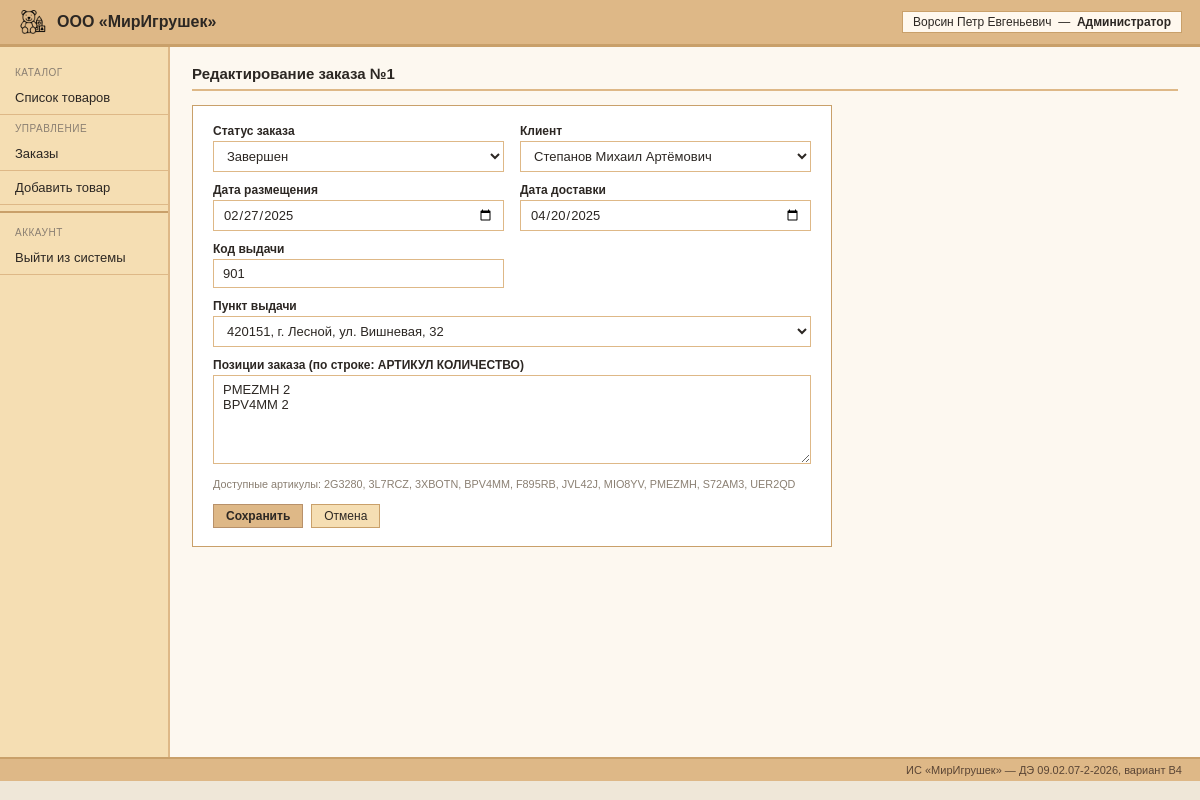
/index.php?page=order_edit&id=1 (signed in), run on the app's committed database.
### tables this page shows
CREATE TABLE orders (
  id         INT AUTO_INCREMENT PRIMARY KEY,
  placed_on  DATE,
  deliver_on DATE,
  spot_id    INT,
  user_id    INT,
  claim_code VARCHAR(20),
  status_id  INT NOT NULL,
  CONSTRAINT fk_ord_spot   FOREIGN KEY (spot_id)   REFERENCES pickup_pts(id),
  CONSTRAINT fk_ord_user   FOREIGN KEY (user_id)   REFERENCES accounts(id),
  CONSTRAINT fk_ord_status FOREIGN KEY (status_id) REFERENCES statuses(id)
);

CREATE TABLE statuses (
  id   INT AUTO_INCREMENT PRIMARY KEY,
  name VARCHAR(50) NOT NULL UNIQUE
);

CREATE TABLE accounts (
  id        INT AUTO_INCREMENT PRIMARY KEY,
  role_id   INT NOT NULL,
  full_name VARCHAR(200) NOT NULL,
  login     VARCHAR(150) NOT NULL UNIQUE,
  password  VARCHAR(150) NOT NULL,
  CONSTRAINT fk_acc_role FOREIGN KEY (role_id) REFERENCES roles(id)
);

CREATE TABLE pickup_pts (
  id      INT AUTO_INCREMENT PRIMARY KEY,
  address VARCHAR(255) NOT NULL
);

### web/db.php (called while the page is built, shortened)
<?php
function db(): PDO {
    static $pdo = null;
    if ($pdo === null) {
        $pdo = new PDO(
            'mysql:host=' . DB_HOST . ';dbname=' . DB_NAME . ';charset=utf8mb4',
            DB_USER, DB_PASS,
            [
                PDO::ATTR_ERRMODE            => PDO::ERRMODE_EXCEPTION,
                PDO::ATTR_DEFAULT_FETCH_MODE => PDO::FETCH_ASSOC,
                PDO::ATTR_EMULATE_PREPARES   => false,
            ]
        );
    }
    return $pdo;
}

### web/pages/order_edit.php (the view, shortened to what this page needs)
<?php
$id     = isset($_GET['id']) ? (int)$_GET['id'] : 0;
$isEdit = $id > 0;
$statuses = db()->query('SELECT id,name FROM statuses ORDER BY id')->fetchAll();
$spots    = db()->query('SELECT id,address FROM pickup_pts ORDER BY id')->fetchAll();
$clients  = db()->query(
    "SELECT a.id, a.full_name FROM accounts a JOIN roles r ON r.id=a.role_id
     WHERE r.name = '" . ROLE_CLIENT . "' ORDER BY a.full_name")->fetchAll();
$skuList  = db()->query('SELECT sku FROM goods ORDER BY sku')->fetchAll(PDO::FETCH_COLUMN);
$o = ['placed_on'=>'','deliver_on'=>'','spot_id'=>$spots[0]['id']??null,
      'user_id'=>$clients[0]['id']??null,'claim_code'=>'','status_id'=>$statuses[0]['id']??1];
$itemsText = '';
if ($isEdit) {
    $st = db()->prepare('SELECT * FROM orders WHERE id=?'); $st->execute([$id]);
    $o = $st->fetch();
    $it = db()->prepare('SELECT sku, qty FROM order_lines WHERE order_id=?'); $it->execute([$id]);
    $itemsText = implode("\n", array_map(fn($r) => $r['sku'].' '.$r['qty'], $it->fetchAll()));
}
?>
<div class="fbox" style="max-width:640px;">
  <form method="post">
    <div class="f2col">
      <div class="frow">
        <label>Статус заказа</label>
        <select name="status_id"><?php foreach ($statuses as $s): ?>
          <option value="<?= (int)$s['id'] ?>" <?= $s['id']==$o['status_id']?'selected':'' ?>><?= e($s['name']) ?></option>
        <?php endforeach; ?></select>
      </div>
      <div class="frow">
        <label>Клиент</label>
        <select name="user_id"><?php foreach ($clients as $c): ?>
          <option value="<?= (int)$c['id'] ?>" <?= $c['id']==$o['user_id']?'selected':'' ?>><?= e($c['full_name']) ?></option>
        <?php endforeach; ?></select>
      </div>
      <div class="frow">
        <label>Дата размещения</label>
        <input type="date" name="placed_on" value="<?= e($o['placed_on']) ?>">
      </div>
      <div class="frow">
        <label>Дата доставки</label>
        <input type="date" name="deliver_on" value="<?= e($o['deliver_on']) ?>">
      </div>
      <div class="frow">
        <label>Код выдачи</label>
        <input type="text" name="claim_code" value="<?= e($o['claim_code']) ?>">
      </div>
    </div>
    <div class="frow">
      <label>Пункт выдачи</label>
      <select name="spot_id"><?php foreach ($spots as $sp): ?>
        <option value="<?= (int)$sp['id'] ?>" <?= $sp['id']==$o['spot_id']?'selected':'' ?>><?= e($sp['address']) ?></option>
      <?php endforeach; ?></select>
    </div>
    <div class="frow">
      <label>Позиции заказа (по строке: <b>АРТИКУЛ КОЛИЧЕСТВО</b>)</label>
      <textarea name="items" rows="5" placeholder="PMEZMH 2&#10;BPV4MM 1"><?= e($itemsText) ?></textarea>
    </div>
    <small style="display:block;margin-bottom:10px;color:#8a7f72;">Доступные артикулы: <?= e(implode(', ', $skuList)) ?></small>
    <div class="factions">
      <button class="btn ok" type="submit"><?= $isEdit ? 'Сохранить' : 'Создать заказ' ?></button>
      <a class="btn" href="index.php?page=orders">Отмена</a>
    </div>
  </form>
</div>

### web/common.php (style rules this page uses)
* { box-sizing: border-box; margin: 0; padding: 0; }
body { font-family: Arial, sans-serif; font-size: 13px; color: #2c2723; background: #efe7d8; }
.btn { display: inline-block; padding: 4px 12px; background: #F5DEB3; border: 1px solid #c9a06a; color: #2c2723; text-decoration: none; cursor: pointer; font-size: 12px; font-family: Arial, sans-serif; }
.btn.ok { background: #DEB887; border-color: #b8916a; font-weight: bold; }
.fbox { background: #fff; border: 1px solid #c9a06a; padding: 18px 20px; }
.frow { margin-bottom: 11px; }
.frow label { display: block; font-weight: bold; font-size: 12px; margin-bottom: 3px; }
.frow input, .frow select, .frow textarea { width: 100%; padding: 6px 9px; border: 1px solid #DEB887; font-size: 13px; font-family: Arial, sans-serif; color: #2c2723; background: #fff; }
.f2col { display: grid; grid-template-columns: 1fr 1fr; gap: 0 16px; }
.factions { margin-top: 14px; display: flex; gap: 8px; }

### data on the page
orders: status_id "Завершен", user_id "Степанов Михаил Артёмович", placed_on "02/27/2025", deliver_on "04/20/2025", claim_code "901", spot_id "420151, г. Лесной, ул. Вишневая, 32"

### other printed values
$u['full_name'] "Ворсин Петр Евгеньевич"
$u['role'] "Администратор"
$title "Редактирование заказа №1"
implode(', ', $skuList) "2G3280, 3L7RCZ, 3XBOTN, BPV4MM, F895RB, JVL42J, MIO8YV, PMEZMH, S72AM3, UER2QD"
